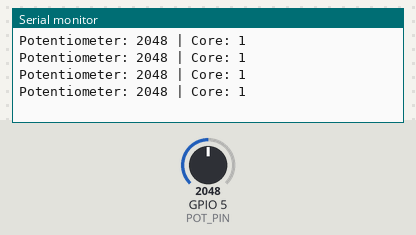
The sketch below on a simulated ESP32. Parts: the last lines printed to the serial monitor. The test bench sets the inputs (shaded band); at power-on: GPIO 5 (POT_PIN) = 2048.

Above: at 1.2 s.
1.3 s: GPIO 5 (POT_PIN) set to 2866
At 1.71 s:
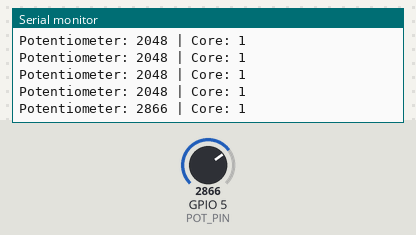
2.8 s: GPIO 5 (POT_PIN) set to 3603
At 2.91 s:
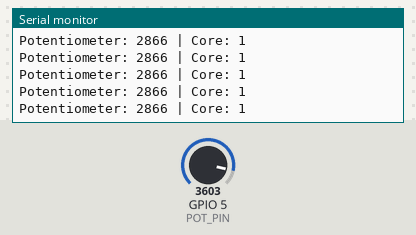
Timing chart, 0 to 5.8 s (numbered marks = the images above; inputs shaded):
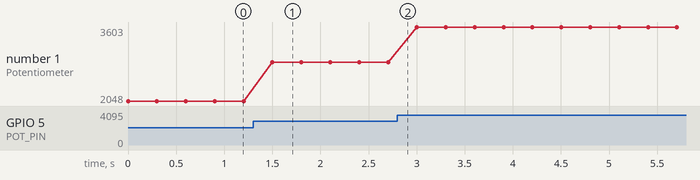

Measured:
- after the input at 1.3 s, the serial monitor: prints a new line after 0.20 s (image 1)
- plotted number 1: 2048 → 2866 after the input at 1.3 s, 2866 → 3603 after the input at 2.8 s

The sketch:

TaskPotentio.ino
```cpp
#define POT_PIN 5

void TaskPot(void *pvParameters) {
  while (1) {
    int val = analogRead(POT_PIN);
    Serial.printf("Potentiometer: %d | Core: %d\n", val, xPortGetCoreID());
    vTaskDelay(300 / portTICK_PERIOD_MS);
  }
}

void setup() {
  Serial.begin(115200);
  pinMode(POT_PIN, INPUT);

  // Core 0
  xTaskCreatePinnedToCore(TaskPot, "TaskPot_Core0", 2000, NULL, 4, NULL, 1);
}

void loop() {}
```
